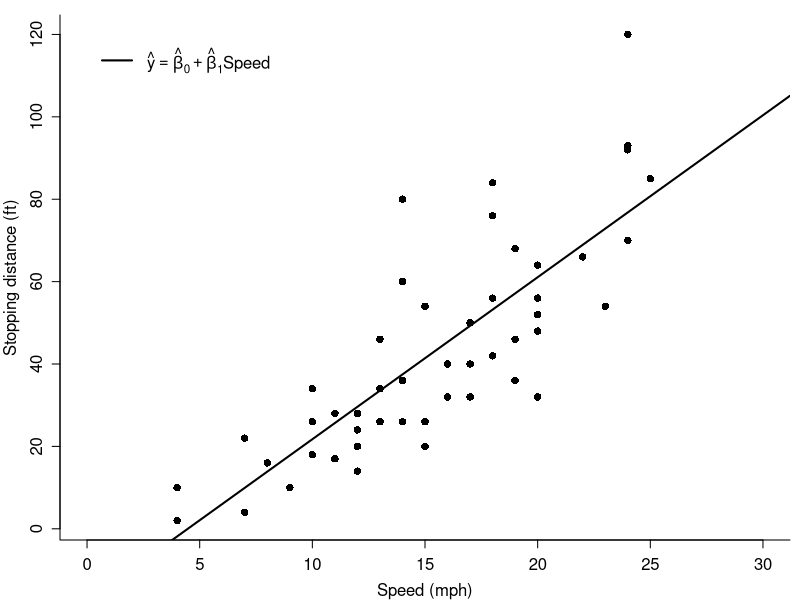
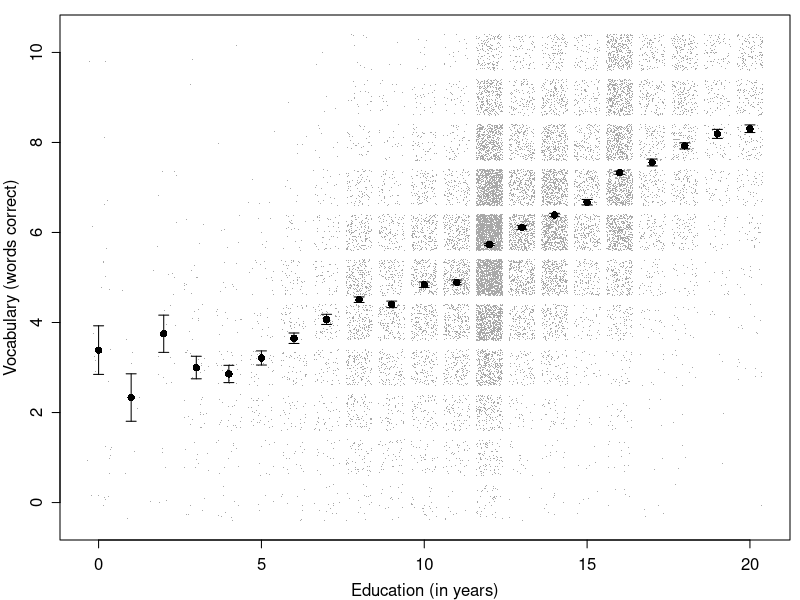
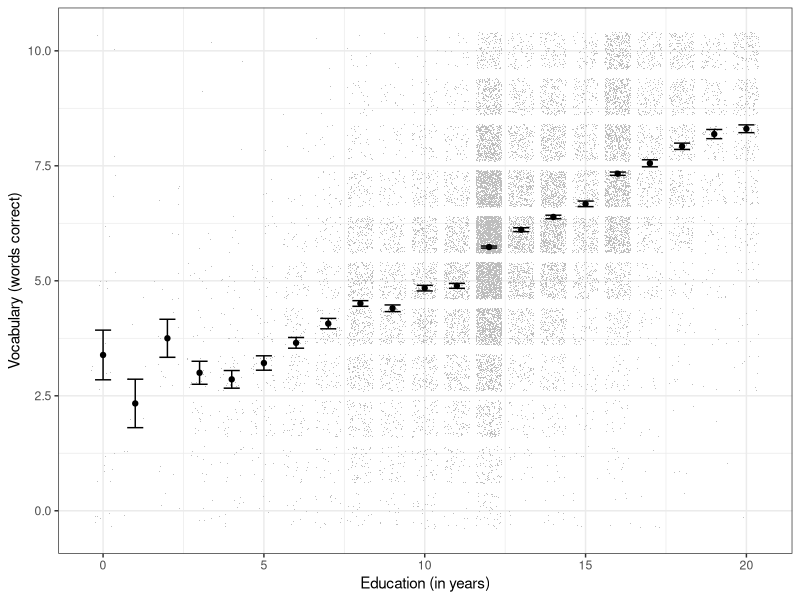
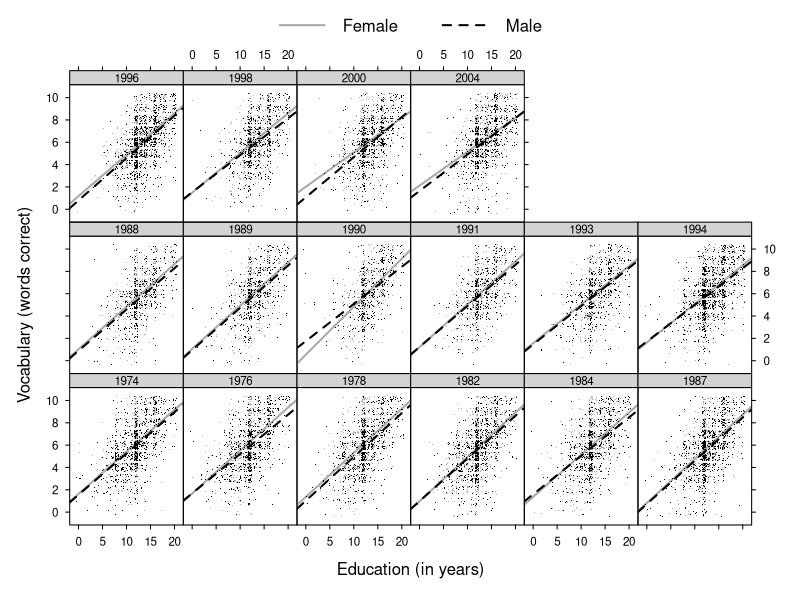
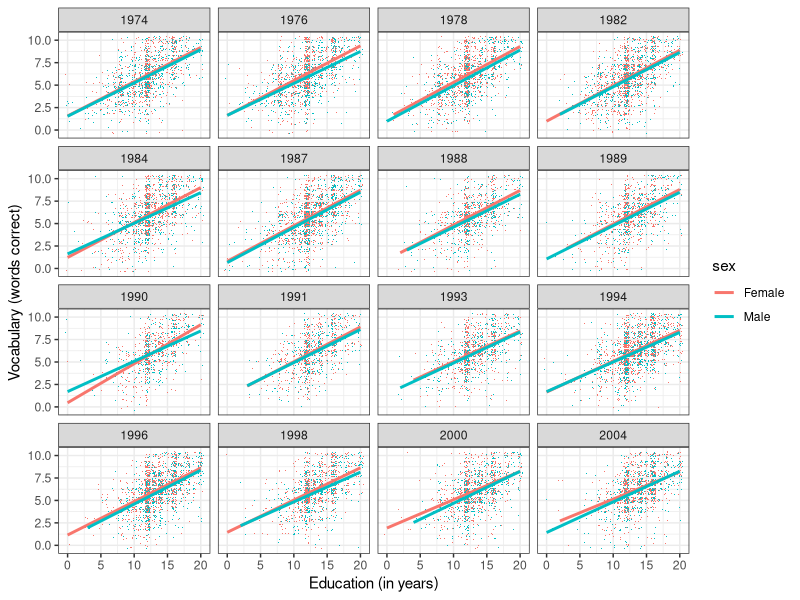
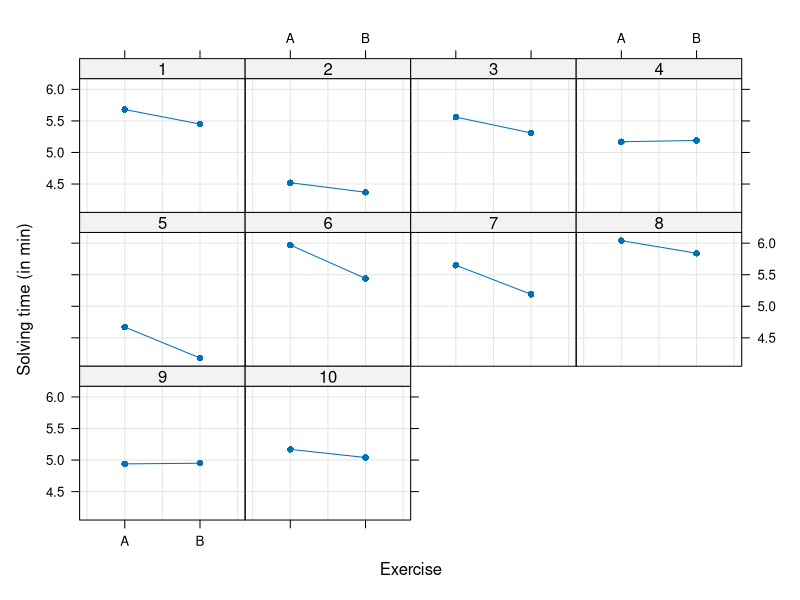
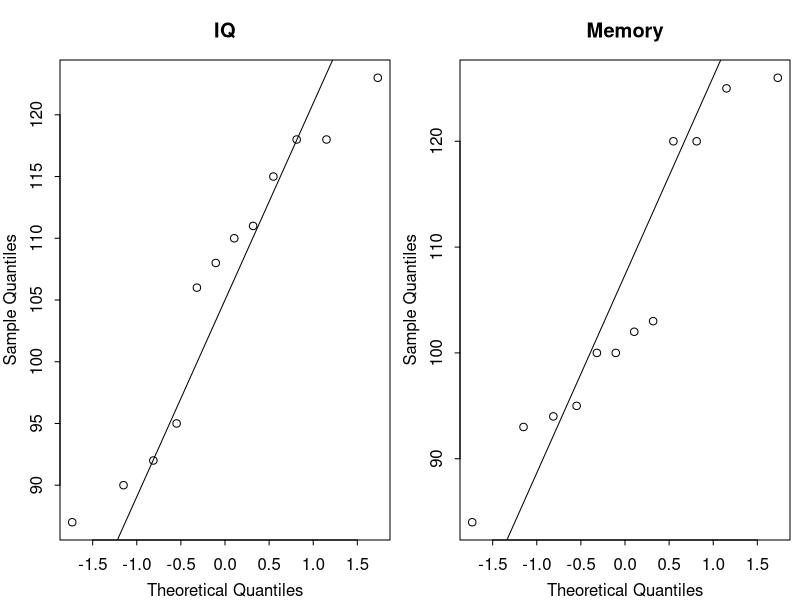
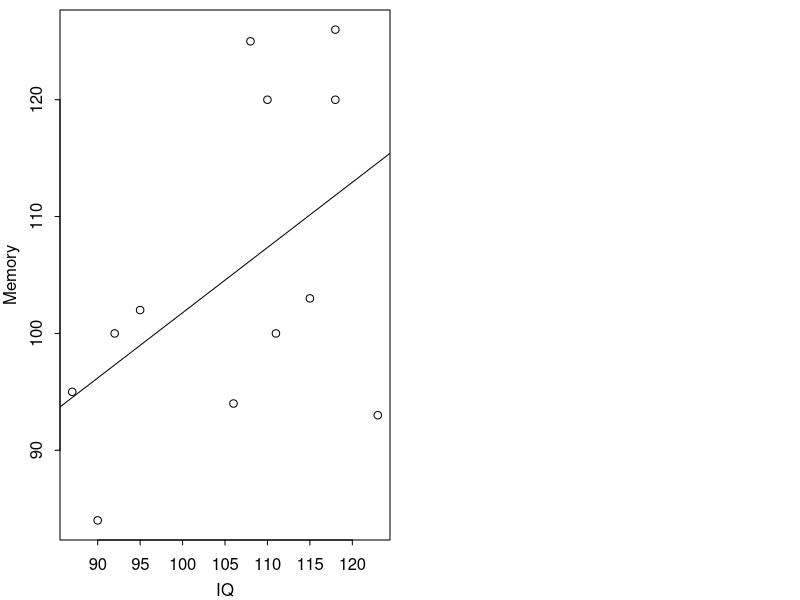

The R source for these figures, in order:
## ---- chunk 1
# Hide/show R chunks
#knitr::opts_chunk$set(echo = FALSE, results = "hide", fig.show = "hide", warning = FALSE, message = FALSE)
#setwd("C:/Users/nwickelmaier/Nextcloud/Documents/teaching/iwm/R_intro/exercises/")
rm(list=ls())
## ---- chunk 2
   par(mai = c(.6,.6,.15,.1), mgp = c(2,.7,0), tck = -.015)
   plot(cars, type = "n", axes = FALSE, xlim = c(0, 30),
     xlab = "Speed (mph)", ylab = "Stopping distance (ft)")
   points(cars, pch = 16)
   axis(side = 1)
   axis(side = 2)
   abline(lm(dist ~ speed, cars), lwd = 2)
   box(bty = "L")
   legend(0, 120, expression(hat(y) == hat(beta)[0] + hat(beta)[1] * Speed),
     lty = 1, lwd = 2, bty = "n")
## ---- chunk 3
   voc <- read.table("data/Vocabulary.txt", header = TRUE, stringsAsFactors = TRUE)
   
   # calculate standard errors
   vocm    <- aggregate(vocabulary ~ education, voc, mean)
   vocm$sd <- aggregate(vocabulary ~ education, voc, sd)[,2]
   vocm$n  <- aggregate(vocabulary ~ education, voc, length)[,2]
   vocm$se <- vocm$sd / sqrt(vocm$n)
   
   par(mai = c(.6,.6,.15,.1), mgp = c(2,.7,0), tck = -.015)
   plot(jitter(vocabulary, 2) ~ jitter(education, 2), voc, pch = ".", 
     cex = .8, xlab = "Education (in years)", ylab = "Vocabulary (words correct)",
     col = "darkgrey")
   points(vocabulary ~ I(0:20), vocm, pch = 16)
   with(vocm, arrows(0:20, vocabulary + se, 0:20, vocabulary - se, angle = 90,
     length = .05, code = 3))
## ---- chunk 4
   # Solution with ggplot()
   library(ggplot2)

   ggplot(data = vocm, mapping = aes(x = education, y = vocabulary)) +
     geom_jitter(data = voc, mapping = aes(x = education, y = vocabulary), pch=".",
                 color = "gray") +
     labs(x = "Education (in years)", y = "Vocabulary (words correct)") +
     geom_point() + #geom_line() +
     geom_errorbar(aes(ymin = vocabulary - se, ymax = vocabulary + se), width = 0.5) +
     theme_bw()
## ---- chunk 5
   library(lattice)

   voc$year <- factor(voc$year)

   xyplot(jitter(vocabulary, 2) ~ jitter(education, 2) | year, data = voc,
     groups = sex, type = c("p", "r"), col = c("darkgrey","black"), pch = ".", lwd = 2,
     xlab = "Education (in years)", ylab = "Vocabulary (words correct)", lty = 1:2,
     scales = list(tck = .5, cex = .7),
     par.strip.text = list(cex = .7),
     par.settings = list(strip.background = list(col = "lightgrey")),
     key = list(lines = list(lwd = 2, col = c("darkgrey", "black"), lty = 1:2),
       text = list(levels(voc$sex)), columns = 2)
   )
## ---- chunk 6
   # Solution with ggplot()
   ggplot(data = voc, mapping = aes(x = education, y = vocabulary, color = sex)) +
     geom_jitter(pch=".") +
     labs(x = "Education (in years)", y = "Vocabulary (words correct)") +
     stat_smooth(method = "lm", se = FALSE) +
     theme_bw() +
     facet_wrap(vars(year))
## ---- chunk 7
   dat <- data.frame(
     Vp = 1:10,
      A = c(5.68, 4.52, 5.56, 5.17, 4.67, 5.97, 5.65, 6.04, 4.94, 5.17),
      B = c(5.45, 4.37, 5.31, 5.19, 4.18, 5.44, 5.19, 5.84, 4.95, 5.04)
   )
## ---- chunk 8
   knitr::kable(dat, col.names = c("Subj", "Exercise A", "Exercise B"), align = "c")
## ---- chunk 9
   dat2 <- reshape(dat, idvar = "Vp", timevar = "Aufg", varying = list(2:3),
                   v.names = "Lzeit", direction = "long")
   dat2$Vp   <- factor(dat2$Vp)
   dat2$Aufg <- factor(dat2$Aufg, labels = c("A", "B"))
   rownames(dat2) <- NULL
## ---- chunk 10
   xyplot(Lzeit ~ Aufg | Vp, dat2, as.table = TRUE, type = c("g", "b"),
                pch = 16, xlab = "Exercise", ylab = "Solving time (in min)")
## ---- chunk 11
   with(dat2, wilcox.test(Lzeit[Aufg == "A"], Lzeit[Aufg == "B"], paired = TRUE))
## ---- chunk 12
   with(dat2, t.test(Lzeit[Aufg == "A"], Lzeit[Aufg == "B"], paired = TRUE))
## ---- chunk 13
   dat <- data.frame(
      Vp = 1:12,
     int = c(106, 92, 90, 118, 87, 123, 118, 115, 111, 95, 110, 108),
     mem = c(94, 100, 84, 126, 95, 93, 120, 103, 100, 102, 120, 125)
   )
## ---- chunk 14
   tab <- t(dat[, -1])
   rownames(tab) <- c("$X$", "$Y$")
   knitr::kable(tab, digits = 0, align = "c")
## ---- chunk 15
   par(mfrow = c(1, 2), mai = c(.6, .6, .6, .1), mgp = c(2, .7, 0))
   qqnorm(dat$int, main = "IQ")
   qqline(dat$int)
   qqnorm(dat$mem, main = "Memory")
   qqline(dat$mem)
## ---- chunk 16
   par(mai = c(.6, .6, .1, .1), mgp = c(2, .7, 0))
   plot(mem ~ int, dat, xlab = "IQ", ylab = "Memory")
   abline(lm(mem ~ int, dat))
   cor.test(~ int + mem, dat, method = "pearson")
